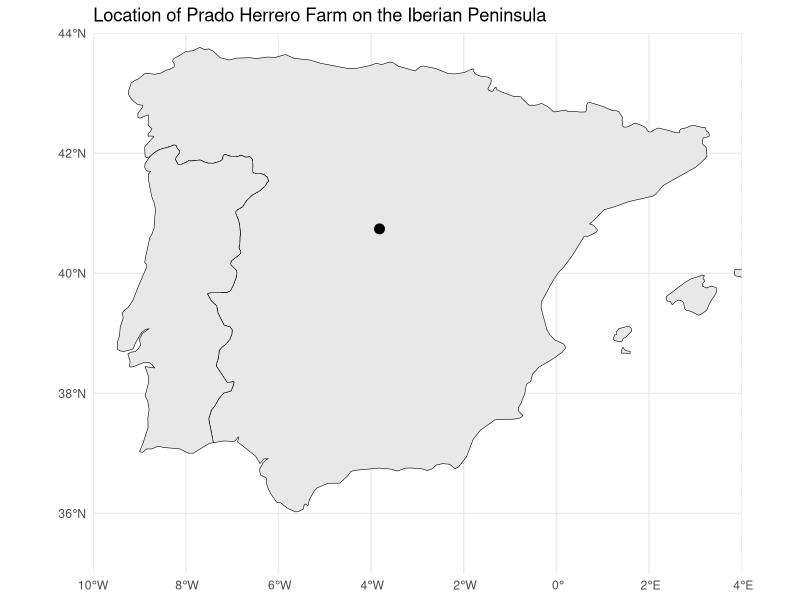

The R script that drew this image:
## ---- chunk 1

library(tidyverse)
library(here)
library(sf)
library(ggplot2)
library(rnaturalearth)
library(rnaturalearthdata)
library(raster)
## ---- chunk 2

# Define the coordinates for Prado Herrero Farm
coords <- data.frame(lon = -3.8183, lat = 40.7411)

# Convert the coordinates to an sf point object
farm_point <- st_as_sf(coords, coords = c("lon", "lat"), crs = 4326)

# Get map data for Spain and Portugal
iberia_map <- ne_countries(scale = "medium", country = c("Spain", "Portugal"), returnclass = "sf")

# Plot the map
iberian_map_plot <- ggplot(data = iberia_map) +
  geom_sf(fill = "grey91", color = "black") +  # Map color for Iberian countries
  geom_sf(data = farm_point, color = "black", size = 3) +  # Plot Prado Herrero Farm
  coord_sf(xlim = c(-10, 4), ylim = c(35, 44), expand = FALSE) +  # Adjust for Iberian Peninsula view
  labs(title = "Location of Prado Herrero Farm on the Iberian Peninsula") +
  theme_minimal()

# Define the file path and save as TIFF
ggsave(filename = here("4 Results", "Figures", "iberian_map.tiff"), plot = iberian_map_plot, width = 8, height = 6, dpi = 300)
